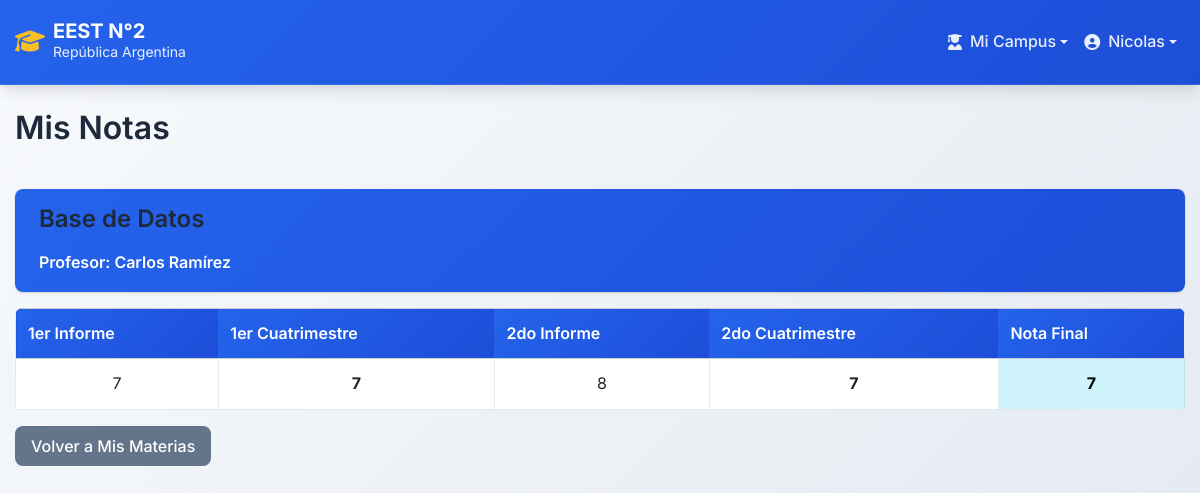
Page /ver_notas.php?id_materia=3 (signed in) on the committed database.
### tables this page shows
CREATE TABLE `materias` (
  `ID` int(11) NOT NULL,
  `ID_Curso` int(11) NOT NULL,
  `DNI_Profesor` int(11) NOT NULL,
  `Nombre` varchar(255) NOT NULL,
  `Horarios` varchar(255) NOT NULL,
  `Estado` tinyint(1) NOT NULL DEFAULT 1
);

CREATE TABLE `usuarios` (
  `DNI` int(11) NOT NULL,
  `Primer_nombre` varchar(255) NOT NULL,
  `Segundo_nombre` varchar(255) NOT NULL,
  `Apellido` varchar(255) NOT NULL,
  `Email` varchar(255) NOT NULL,
  `Password_Usuario` varchar(255) DEFAULT NULL,
  `Nacionalidad` varchar(255) NOT NULL,
  `Localidad` varchar(255) NOT NULL,
  `Calle` varchar(255) NOT NULL,
  `Altura` int(11) NOT NULL,
  `Fecha_Nacimiento` date NOT NULL,
  `Telefono` varchar(255) NOT NULL,
  `Rol` enum('Director','Preceptor','Profesor','Alumno') NOT NULL,
  `Estado` tinyint(1) NOT NULL DEFAULT 1,
  `Fecha_Creacion` timestamp NOT NULL DEFAULT current_timestamp(),
  `Usuario` varchar(255) DEFAULT current_user()
);

CREATE TABLE `notas` (
  `dni_alumno` int(11) NOT NULL,
  `id_materia` int(11) NOT NULL,
  `primerInforme` int(11) DEFAULT NULL,
  `primerCuatri` int(11) DEFAULT NULL,
  `segundoInforme` int(11) DEFAULT NULL,
  `segundoCuatri` int(11) DEFAULT NULL,
  `notaFinal` int(11) DEFAULT NULL,
  `Estado_Aprobacion` enum('Pendiente','Aprobado','Rechazado') DEFAULT 'Pendiente',
  `DNI_Preceptor_Aprobador` int(11) DEFAULT NULL,
  `Fecha_Aprobacion` datetime DEFAULT NULL,
  `Observaciones_Preceptor` text DEFAULT NULL
);

### ver_notas.php (the view, shortened to what this page needs)
<?php
include('./public/header.php');
$dni_alumno = $_SESSION['DNI'];
$id_materia = isset($_GET['id_materia']) ? $_GET['id_materia'] : null;
?>
<!DOCTYPE html>
<html lang="es">
<head>
    <link rel="stylesheet" href="./style/styles.css">
</head>
<body>
    <div class="container mt-4">
        <h2>Mis Notas</h2>
        <br>
        <?php
        $query_materia = "SELECT materias.Nombre, usuarios.Primer_nombre, usuarios.Apellido
                         FROM materias
                         INNER JOIN profesores ON materias.DNI_Profesor = profesores.DNI_Profesor
                         INNER JOIN usuarios ON profesores.DNI_Profesor = usuarios.DNI
                         WHERE materias.ID = '$id_materia'";
        $result_materia = mysqli_query($CONN, $query_materia);
        if (mysqli_num_rows($result_materia) > 0) {
            $materia = mysqli_fetch_assoc($result_materia);
            echo "<div class='card mb-3'>";
            echo "<div class='card-header bg-primary text-white'>";
            echo "<h4>" . htmlspecialchars($materia['Nombre']) . "</h4>";
            echo "<p class='mb-0'>Profesor: " . htmlspecialchars($materia['Primer_nombre'] . " " . $materia['Apellido']) . "</p>";
            echo "</div>";
            echo "</div>";
            $query_notas = "SELECT * FROM notas WHERE dni_alumno = '$dni_alumno' AND id_materia = '$id_materia'";
            $result_notas = mysqli_query($CONN, $query_notas);
            if (mysqli_num_rows($result_notas) > 0) {
                $notas = mysqli_fetch_assoc($result_notas);
                echo "<div class='table-responsive'>";
                echo "<table class='table table-bordered'>";
                echo "<thead class='table-secondary'>";
                echo "<tr>";
                echo "<th>1er Informe</th>";
                echo "<th>1er Cuatrimestre</th>";
                echo "<th>2do Informe</th>";
                echo "<th>2do Cuatrimestre</th>";
                echo "<th>Nota Final</th>";
                echo "</tr>";
                echo "</thead>";
                echo "<tbody>";
                echo "<tr class='text-center'>";
                echo "<td>" . ($notas['primerInforme'] ?? '-') . "</td>";
                echo "<td><strong>" . ($notas['primerCuatri'] ?? '-') . "</strong></td>";
                echo "<td>" . ($notas['segundoInforme'] ?? '-') . "</td>";
                echo "<td><strong>" . ($notas['segundoCuatri'] ?? '-') . "</strong></td>";
                echo "<td class='table-info'><strong>" . ($notas['notaFinal'] ?? '-') . "</strong></td>";
                echo "</tr>";
                echo "</tbody>";
                echo "</table>";
                echo "</div>";
            } else {
                echo "<div class='alert alert-info'>Aún no hay notas cargadas para esta materia.</div>";
            }
        } else {
            echo "<div class='alert alert-danger'>Materia no encontrada.</div>";
        }
        ?>
        <a href="mis_materias.php" class="btn btn-secondary">Volver a Mis Materias</a>
    </div>
</body>
</html>

### style/styles.css (style rules this page uses)
:root { --primary-color: #2563eb; --primary-dark: #1d4ed8; --secondary-color: #64748b; --success-color: #10b981; --warning-color: #f59e0b; --danger-color: #ef4444; --info-color: #06b6d4; --light-color: #f8fafc; --dark-color: #1e293b; --border-color: #e2e8f0; --shadow: 0 1px 3px 0 rgba(0, 0, 0, 0.1), 0 1px 2px 0 rgba(0, 0, 0, 0.06); --shadow-lg: 0 10px 15px -3px rgba(0, 0, 0, 0.1), 0 4px 6px -2px rgba(0, 0, 0, 0.05); --border-radius: 0.5rem; --font-family: 'Inter', -apple-system, BlinkMacSystemFont, 'Segoe UI', Roboto, sans-serif; }
* { box-sizing: border-box; margin: 0; padding: 0; }
body { font-family: var(--font-family); line-height: 1.6; color: var(--dark-color); background: linear-gradient(135deg, #f8fafc 0%, #e2e8f0 100%); min-height: 100vh; }
.container { max-width: 1200px; margin: 0 auto; padding: 0 15px; }
h1, h2, h3, h4, h5, h6 { color: var(--dark-color); font-weight: 600; margin-bottom: 1rem; }
.text-center { text-align: center; }
.btn { display: inline-block; font-weight: 500; line-height: 1.5; text-align: center; text-decoration: none; vertical-align: middle; cursor: pointer; border: none; padding: 0.5rem 1rem; font-size: 1rem; border-radius: var(--border-radius); transition: all 0.2s ease; }
.btn-secondary { color: #fff; background-color: var(--secondary-color); }
.card { background: white; border: none; border-radius: var(--border-radius); box-shadow: var(--shadow); transition: all 0.2s ease; overflow: hidden; margin-bottom: 1.5rem; }
.card-header { background: linear-gradient(135deg, var(--primary-color) 0%, var(--primary-dark) 100%); color: white; border: none; font-weight: 600; padding: 1rem 1.5rem; }
.table { width: 100%; margin-bottom: 1rem; color: var(--dark-color); border-collapse: collapse; }
.table th, .table td { padding: 0.75rem; vertical-align: middle; border-bottom: 1px solid var(--border-color); }
.table thead th { background: linear-gradient(135deg, var(--primary-color) 0%, var(--primary-dark) 100%); color: white; border: none; font-weight: 600; }
.table tbody tr { transition: all 0.2s ease; }
.table-responsive { overflow-x: auto; border-radius: var(--border-radius); }
.table-bordered { border: 1px solid var(--border-color); }
.mt-4 { margin-top: 1.5rem; }
.mb-3 { margin-bottom: 1rem; }
.bg-primary { background-color: var(--primary-color); }

### rows in the picture
materias: Nombre "Base de Datos", usuarios.Primer_nombre+Apellido "Carlos Ramírez"
notas: primerInforme "7", primerCuatri "7", segundoInforme "8", segundoCuatri "7", notaFinal "7"

### other values in the picture
$_SESSION['nombre1'] "Nicolas"
